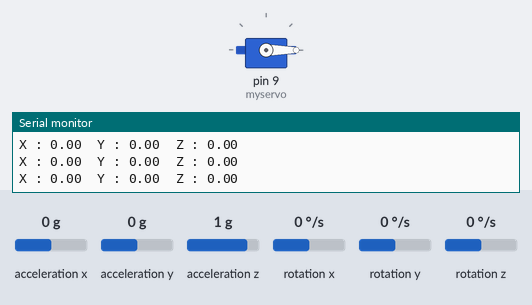
A sketch run on a simulated Arduino Uno, built with avr-gcc and run on an emulated ATmega328P. Shown: servo, the last lines printed to the serial monitor. The test bench sets the inputs (shaded band); at power-on: rotation z 0 °/s, acceleration x 0 g, acceleration y 0 g, acceleration z 1 g, rotation x 0 °/s, rotation y 0 °/s.

Above: at 3.2 s.
3.3 s: rotation z set to 192 °/s
At 3.79 s:
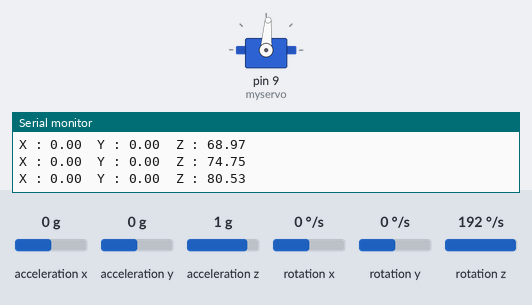
6.3 s: rotation z set to -192 °/s
At 8.5 s:
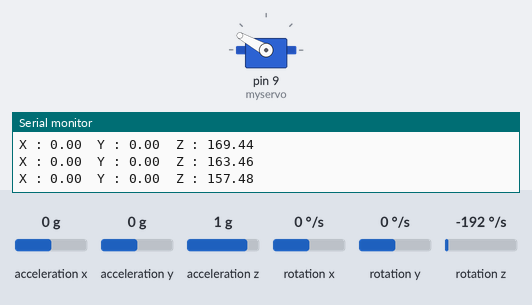
9.3 s: rotation z set to 100 °/s
At 11.8 s:
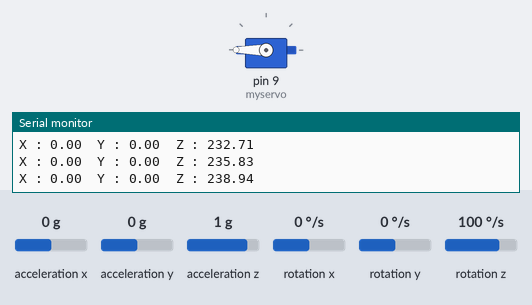
12.3 s: acceleration x set to -1.4 g
15.3 s: rotation z set to -100 °/s
Timing chart, 0 to 18.3 s (numbered marks = the images above; inputs shaded):
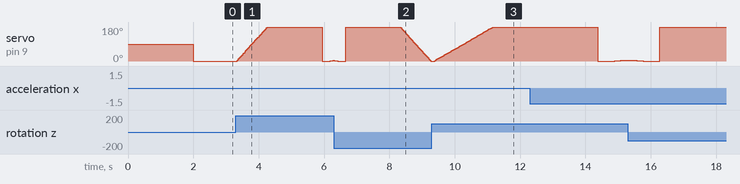

The sketch:

servo.ino
```cpp
// (licence header left out)
 //#include "Wire.h"
 #include <MPU6050_light.h>
 #include <Servo.h>

 MPU6050 mpu(Wire);
 unsigned long timer = 0;
Servo myservo;
#define LED 13

 void setup() {
   Serial.begin(9600);
   Wire.begin();

  myservo.attach(9);

 byte status = mpu.begin();
   Serial.print(F("MPU6050 status: "));
   Serial.println(status);
   while (status != 0) { } // stop everything if could not connect to MPU6050
 Serial.println(F("Calculating offsets, do not move MPU6050"));
   delay(1000);
   mpu.calcOffsets(); // gyro and accelero
   Serial.println("Done!\n");
 }
 void loop() {
   mpu.update();
 if ((millis() - timer) > 10) { // print data every 10ms
     Serial.print("X : ");
     Serial.print(mpu.getAngleX());
     Serial.print("\tY : ");
     Serial.print(mpu.getAngleY());
     Serial.print("\tZ : ");
     Serial.println(mpu.getAngleZ());
     timer = millis();
   }

  if (mpu.getAngleZ() <= 90 || mpu.getAngleZ() >= -90){
    myservo.write(mpu.getAngleZ());
    delay(15);
  }
  else{
    digitalWrite(LED, HIGH);
  }

 }
```

Measured:
- after the input at 9.3 s, servo on pin 9 (myservo): moves from 0° to 180° over 1.8 s, starting after 0.08 s
